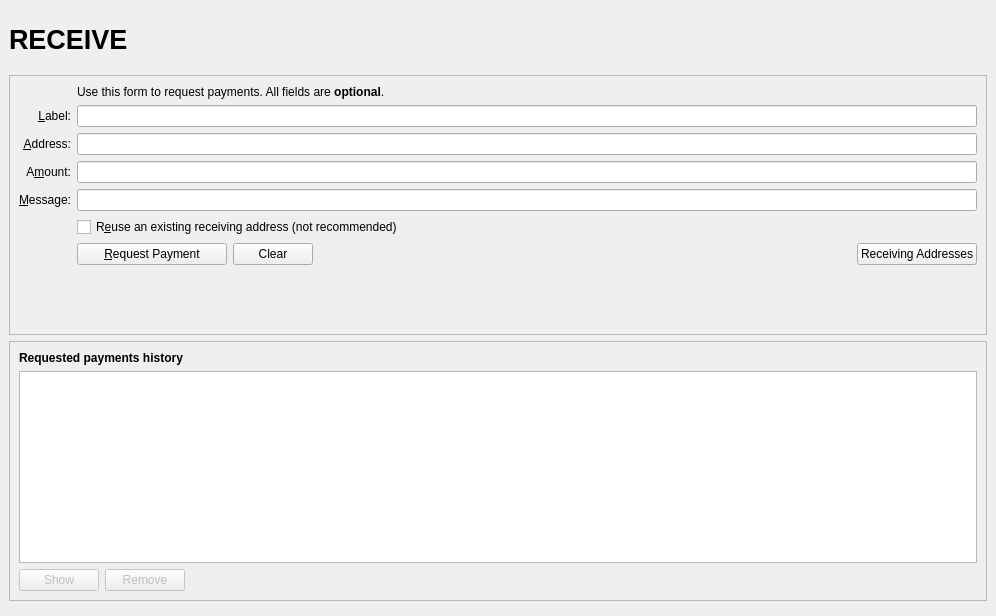
<?xml version="1.0" encoding="UTF-8"?>
<ui version="4.0">
 <class>ReceiveCoinsDialog</class>
 <widget class="QWidget" name="ReceiveCoinsDialog">
  <property name="geometry">
   <rect>
    <x>0</x>
    <y>0</y>
    <width>996</width>
    <height>616</height>
   </rect>
  </property>
  <layout class="QVBoxLayout" name="verticalLayout" stretch="0">
   <property name="leftMargin">
    <number>0</number>
   </property>
   <property name="topMargin">
    <number>0</number>
   </property>
   <property name="rightMargin">
    <number>0</number>
   </property>
   <property name="bottomMargin">
    <number>0</number>
   </property>
   <item>
    <widget class="QFrame" name="frame_BG">
     <layout class="QVBoxLayout" name="verticalLayout_Master" stretch="0,1">
      <property name="spacing">
       <number>0</number>
      </property>
      <item>
       <widget class="QFrame" name="frame_Header">
        <layout class="QVBoxLayout" name="verticalLayout_8">
         <property name="leftMargin">
          <number>0</number>
         </property>
         <property name="topMargin">
          <number>0</number>
         </property>
         <property name="rightMargin">
          <number>0</number>
         </property>
         <property name="bottomMargin">
          <number>0</number>
         </property>
         <item>
          <layout class="QHBoxLayout" name="horizontalLayout_Header" stretch="1,0,1">
           <item>
            <widget class="QLabel" name="labelOverviewHeaderLeft">
             <property name="minimumSize">
              <size>
               <width>464</width>
               <height>60</height>
              </size>
             </property>
             <property name="maximumSize">
              <size>
               <width>16777215</width>
               <height>60</height>
              </size>
             </property>
             <property name="font">
              <font>
               <pointsize>20</pointsize>
               <weight>75</weight>
               <bold>true</bold>
              </font>
             </property>
             <property name="text">
              <string>RECEIVE</string>
             </property>
            </widget>
           </item>
           <item>
            <spacer name="horizontalSpacer_3">
             <property name="orientation">
              <enum>Qt::Horizontal</enum>
             </property>
             <property name="sizeHint" stdset="0">
              <size>
               <width>40</width>
               <height>20</height>
              </size>
             </property>
            </spacer>
           </item>
           <item>
            <widget class="QLabel" name="labelOverviewHeaderRight">
             <property name="minimumSize">
              <size>
               <width>464</width>
               <height>60</height>
              </size>
             </property>
             <property name="maximumSize">
              <size>
               <width>16777215</width>
               <height>60</height>
              </size>
             </property>
             <property name="font">
              <font>
               <pointsize>14</pointsize>
              </font>
             </property>
             <property name="text">
              <string/>
             </property>
             <property name="alignment">
              <set>Qt::AlignRight|Qt::AlignTrailing|Qt::AlignVCenter</set>
             </property>
            </widget>
           </item>
          </layout>
         </item>
        </layout>
       </widget>
      </item>
      <item>
       <widget class="QFrame" name="frame_BG_Content">
        <layout class="QVBoxLayout" name="verticalLayout_5">
         <property name="leftMargin">
          <number>0</number>
         </property>
         <property name="topMargin">
          <number>6</number>
         </property>
         <property name="rightMargin">
          <number>0</number>
         </property>
         <property name="bottomMargin">
          <number>6</number>
         </property>
         <item>
          <widget class="QFrame" name="frame2">
           <property name="sizePolicy">
            <sizepolicy hsizetype="Preferred" vsizetype="Expanding">
             <horstretch>0</horstretch>
             <verstretch>0</verstretch>
            </sizepolicy>
           </property>
           <property name="frameShape">
            <enum>QFrame::StyledPanel</enum>
           </property>
           <property name="frameShadow">
            <enum>QFrame::Sunken</enum>
           </property>
           <layout class="QVBoxLayout" name="verticalLayout_3">
            <item>
             <layout class="QGridLayout" name="gridLayout">
              <item row="2" column="2">
               <widget class="QLabel" name="label_5">
                <property name="text">
                 <string>Use this form to request payments. All fields are &lt;b&gt;optional&lt;/b&gt;.</string>
                </property>
               </widget>
              </item>
              <item row="4" column="0">
               <widget class="QLabel" name="label_2">
                <property name="toolTip">
                 <string>An optional label to associate with the new receiving address.</string>
                </property>
                <property name="text">
                 <string>&amp;Label:</string>
                </property>
                <property name="alignment">
                 <set>Qt::AlignRight|Qt::AlignTrailing|Qt::AlignVCenter</set>
                </property>
                <property name="buddy">
                 <cstring>reqLabel</cstring>
                </property>
               </widget>
              </item>
              <item row="4" column="2">
               <widget class="QLineEdit" name="reqLabel">
                <property name="toolTip">
                 <string>An optional label to associate with the new receiving address.</string>
                </property>
               </widget>
              </item>
              <item row="5" column="0">
               <widget class="QLabel" name="label">
                <property name="toolTip">
                 <string>Your receiving address. You can copy and use it to receive coins on this wallet. A new one will be generated once it is used.</string>
                </property>
                <property name="text">
                 <string>&amp;Address:</string>
                </property>
                <property name="alignment">
                 <set>Qt::AlignRight|Qt::AlignTrailing|Qt::AlignVCenter</set>
                </property>
                <property name="buddy">
                 <cstring>reqAddress</cstring>
                </property>
               </widget>
              </item>
              <item row="5" column="2">
               <widget class="QLineEdit" name="reqAddress">
                <property name="minimumSize">
                 <size>
                  <width>80</width>
                  <height>0</height>
                 </size>
                </property>
                <property name="toolTip">
                 <string>Your receiving address. You can copy and use it to receive coins on this wallet. A new one will be generated once it is used.</string>
                </property>
                <property name="readOnly">
                 <bool>true</bool>
                </property>
               </widget>
              </item>
              <item row="6" column="0">
               <widget class="QLabel" name="label">
                <property name="toolTip">
                 <string>An optional amount to request. Leave this empty or zero to not request a specific amount.</string>
                </property>
                <property name="text">
                 <string>A&amp;mount:</string>
                </property>
                <property name="alignment">
                 <set>Qt::AlignRight|Qt::AlignTrailing|Qt::AlignVCenter</set>
                </property>
                <property name="buddy">
                 <cstring>reqAmount</cstring>
                </property>
               </widget>
              </item>
              <item row="6" column="2">
               <widget class="BitcoinAmountField" name="reqAmount">
                <property name="minimumSize">
                 <size>
                  <width>80</width>
                  <height>0</height>
                 </size>
                </property>
                <property name="toolTip">
                 <string>An optional amount to request. Leave this empty or zero to not request a specific amount.</string>
                </property>
               </widget>
              </item>
              <item row="7" column="0">
               <widget class="QLabel" name="label_3">
                <property name="toolTip">
                 <string>An optional message to attach to the payment request, which will be displayed when the request is opened. Note: The message will not be sent with the payment over the BTCONE network.</string>
                </property>
                <property name="text">
                 <string>&amp;Message:</string>
                </property>
                <property name="alignment">
                 <set>Qt::AlignRight|Qt::AlignTrailing|Qt::AlignVCenter</set>
                </property>
                <property name="buddy">
                 <cstring>reqMessage</cstring>
                </property>
               </widget>
              </item>
              <item row="7" column="2">
               <widget class="QLineEdit" name="reqMessage">
                <property name="toolTip">
                 <string>An optional message to attach to the payment request, which will be displayed when the request is opened.&lt;br&gt;Note: The message will not be sent with the payment over the BTCONE network.</string>
                </property>
               </widget>
              </item>
              <item row="8" column="0">
               <widget class="QLabel" name="label_4">
                <property name="text">
                 <string/>
                </property>
               </widget>
              </item>
              <item row="8" column="2">
               <widget class="QCheckBox" name="reuseAddress">
                <property name="toolTip">
                 <string>Reuse one of the previously used receiving addresses.&lt;br&gt;Reusing addresses has security and privacy issues.&lt;br&gt;Do not use this unless re-generating a payment request made before.</string>
                </property>
                <property name="text">
                 <string>R&amp;euse an existing receiving address (not recommended)</string>
                </property>
               </widget>
              </item>
              <item row="9" column="0">
               <widget class="QLabel" name="label_7">
                <property name="text">
                 <string/>
                </property>
               </widget>
              </item>
              <item row="9" column="2">
               <layout class="QHBoxLayout" name="horizontalLayout">
                <item>
                 <widget class="QPushButton" name="receiveButton">
                  <property name="minimumSize">
                   <size>
                    <width>150</width>
                    <height>0</height>
                   </size>
                  </property>
                  <property name="text">
                   <string>&amp;Request Payment</string>
                  </property>
                  <property name="icon">
                   <iconset resource="../bitcoinone.qrc">
                    <normaloff>:/icons/receiving_addresses</normaloff>:/icons/receiving_addresses</iconset>
                  </property>
                 </widget>
                </item>
                <item>
                 <widget class="QPushButton" name="clearButton">
                  <property name="sizePolicy">
                   <sizepolicy hsizetype="Minimum" vsizetype="Fixed">
                    <horstretch>0</horstretch>
                    <verstretch>0</verstretch>
                   </sizepolicy>
                  </property>
                  <property name="toolTip">
                   <string>Clear all fields of the form.</string>
                  </property>
                  <property name="text">
                   <string>Clear</string>
                  </property>
                  <property name="icon">
                   <iconset resource="../bitcoinone.qrc">
                    <normaloff>:/icons/remove</normaloff>:/icons/remove</iconset>
                  </property>
                  <property name="autoDefault">
                   <bool>false</bool>
                  </property>
                 </widget>
                </item>
                <item>
                 <spacer name="horizontalSpacer">
                  <property name="orientation">
                   <enum>Qt::Horizontal</enum>
                  </property>
                  <property name="sizeHint" stdset="0">
                   <size>
                    <width>40</width>
                    <height>20</height>
                   </size>
                  </property>
                 </spacer>
                </item>
                <item>
                 <widget class="QPushButton" name="receivingAddressesButton">
                  <property name="text">
                   <string>Receiving Addresses</string>
                  </property>
                  <property name="icon">
                   <iconset resource="../bitcoinone.qrc">
                    <normaloff>:/icons/address-book</normaloff>:/icons/address-book</iconset>
                  </property>
                  <property name="autoDefault">
                   <bool>false</bool>
                  </property>
                 </widget>
                </item>
               </layout>
              </item>
              <item row="10" column="2">
               <spacer name="verticalSpacer">
                <property name="orientation">
                 <enum>Qt::Vertical</enum>
                </property>
                <property name="sizeHint" stdset="0">
                 <size>
                  <width>20</width>
                  <height>40</height>
                 </size>
                </property>
               </spacer>
              </item>
             </layout>
            </item>
           </layout>
          </widget>
         </item>
         <item>
          <widget class="QFrame" name="frame">
           <property name="sizePolicy">
            <sizepolicy hsizetype="Preferred" vsizetype="Expanding">
             <horstretch>0</horstretch>
             <verstretch>0</verstretch>
            </sizepolicy>
           </property>
           <property name="frameShape">
            <enum>QFrame::StyledPanel</enum>
           </property>
           <property name="frameShadow">
            <enum>QFrame::Raised</enum>
           </property>
           <layout class="QVBoxLayout" name="verticalLayout_2">
            <item>
             <widget class="QLabel" name="label_6">
              <property name="font">
               <font>
                <weight>75</weight>
                <bold>true</bold>
               </font>
              </property>
              <property name="text">
               <string>Requested payments history</string>
              </property>
             </widget>
            </item>
            <item>
             <widget class="QTableView" name="recentRequestsView">
              <property name="palette">
               <palette>
                <active>
                 <colorrole role="Text">
                  <brush brushstyle="SolidPattern">
                   <color alpha="255">
                    <red>51</red>
                    <green>51</green>
                    <blue>51</blue>
                   </color>
                  </brush>
                 </colorrole>
                </active>
                <inactive>
                 <colorrole role="Text">
                  <brush brushstyle="SolidPattern">
                   <color alpha="255">
                    <red>51</red>
                    <green>51</green>
                    <blue>51</blue>
                   </color>
                  </brush>
                 </colorrole>
                </inactive>
                <disabled>
                 <colorrole role="Text">
                  <brush brushstyle="SolidPattern">
                   <color alpha="255">
                    <red>85</red>
                    <green>85</green>
                    <blue>85</blue>
                   </color>
                  </brush>
                 </colorrole>
                </disabled>
               </palette>
              </property>
              <property name="contextMenuPolicy">
               <enum>Qt::CustomContextMenu</enum>
              </property>
              <property name="tabKeyNavigation">
               <bool>false</bool>
              </property>
              <property name="sortingEnabled">
               <bool>true</bool>
              </property>
             </widget>
            </item>
            <item>
             <layout class="QHBoxLayout" name="horizontalLayout_2">
              <item>
               <widget class="QPushButton" name="showRequestButton">
                <property name="enabled">
                 <bool>false</bool>
                </property>
                <property name="toolTip">
                 <string>Show the selected request (does the same as double clicking an entry)</string>
                </property>
                <property name="text">
                 <string>Show</string>
                </property>
                <property name="icon">
                 <iconset resource="../bitcoinone.qrc">
                  <normaloff>:/icons/edit</normaloff>:/icons/edit</iconset>
                </property>
                <property name="autoDefault">
                 <bool>false</bool>
                </property>
               </widget>
              </item>
              <item>
               <widget class="QPushButton" name="removeRequestButton">
                <property name="enabled">
                 <bool>false</bool>
                </property>
                <property name="toolTip">
                 <string>Remove the selected entries from the list</string>
                </property>
                <property name="text">
                 <string>Remove</string>
                </property>
                <property name="icon">
                 <iconset resource="../bitcoinone.qrc">
                  <normaloff>:/icons/remove</normaloff>:/icons/remove</iconset>
                </property>
                <property name="autoDefault">
                 <bool>false</bool>
                </property>
               </widget>
              </item>
              <item>
               <spacer name="horizontalSpacer_2">
                <property name="orientation">
                 <enum>Qt::Horizontal</enum>
                </property>
                <property name="sizeHint" stdset="0">
                 <size>
                  <width>40</width>
                  <height>20</height>
                 </size>
                </property>
               </spacer>
              </item>
             </layout>
            </item>
           </layout>
          </widget>
         </item>
        </layout>
       </widget>
      </item>
     </layout>
    </widget>
   </item>
  </layout>
 </widget>
 <customwidgets>
  <customwidget>
   <class>BitcoinAmountField</class>
   <extends>QLineEdit</extends>
   <header>bitcoinamountfield.h</header>
   <container>1</container>
  </customwidget>
 </customwidgets>
 <tabstops>
  <tabstop>reqLabel</tabstop>
  <tabstop>reqAddress</tabstop>
  <tabstop>reqAmount</tabstop>
  <tabstop>reqMessage</tabstop>
  <tabstop>reuseAddress</tabstop>
  <tabstop>receiveButton</tabstop>
  <tabstop>clearButton</tabstop>
  <tabstop>recentRequestsView</tabstop>
  <tabstop>showRequestButton</tabstop>
  <tabstop>removeRequestButton</tabstop>
 </tabstops>
 <resources>
  <include location="../bitcoinone.qrc"/>
 </resources>
 <connections/>
</ui>
